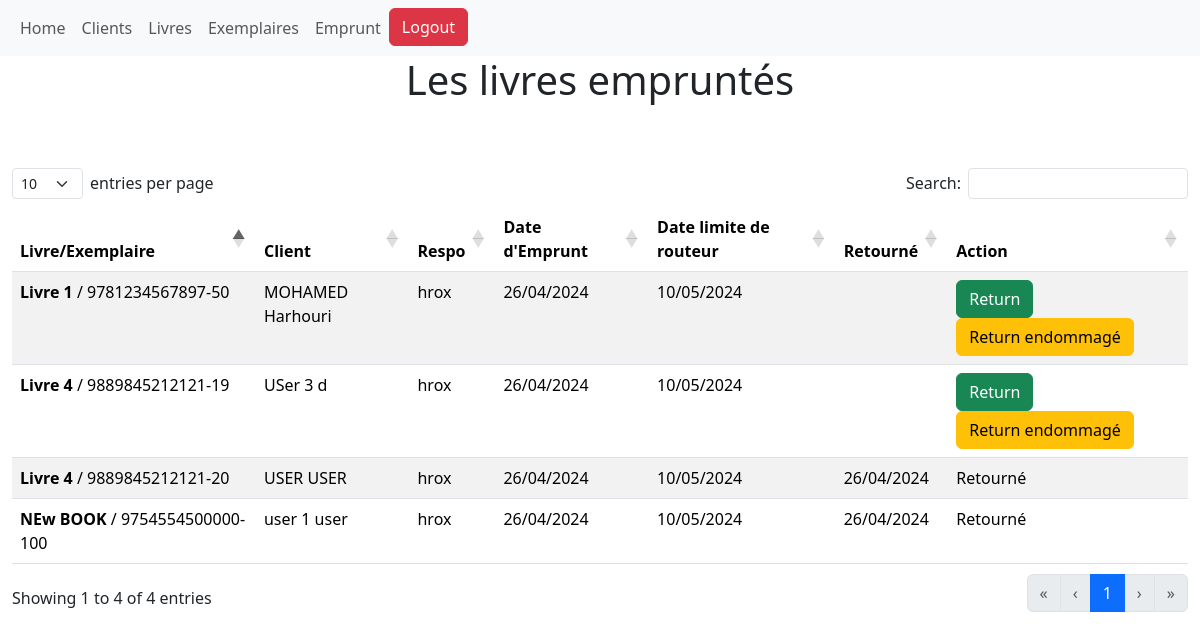
Page /Emprunt_hist/ (signed in) on the committed database.
### Lib_sys/models.py (models this page shows, shortened)
class Emprunt(models.Model):
    Exemplaire = models.ForeignKey('Exemplaire', on_delete=models.CASCADE)
    Client = models.ForeignKey('Client', on_delete=models.CASCADE)
    mUser = models.ForeignKey('mUser', on_delete=models.CASCADE)
    Date_emprunt = models.DateField(auto_now_add=True)
    Date_retourn =  models.DateField()
    Date_retourne = models.DateField(null=True, blank=True)

class Exemplaire(models.Model):
    STATUT_CHOICES = [('Disponible', 'Disponible'),
                    ('Perdu', 'Perdu'),
                    ('Endommagé', 'Endommagé'),
                    ('Prêté', 'Prêté')]
    livre = models.ForeignKey('Livre', on_delete=models.CASCADE)
    numero_exemplaire = models.CharField(max_length=100)
    statut = models.CharField(max_length=50, default='Disponible')
    def __str__(self):
        return f"<b>{self.livre.titre}</b> / {self.numero_exemplaire}"

class Livre(models.Model):
    LANGUE_CHOICES = [
        ('', 'Select langue'),
        ('AR','Arabe'),
        ('FR', 'Français'),
        ('EN', 'Anglais'),
        ('ES', 'Espagnol'),
        ('AUTRE', 'Autre'),
    ]
    titre = models.CharField(max_length=100)
    auteur = models.CharField(max_length=100)
    description = models.TextField()
    ISBN = models.CharField(max_length=13)
    langue = models.CharField(max_length=6, choices=LANGUE_CHOICES)
    number_exemplaires = models.PositiveBigIntegerField(default=0)
    quantite = models.PositiveIntegerField(default=0)
    pret = models.BooleanField(default=True)

class Client(models.Model):
    STATUT_CHOICES = [
        ('Active', 'Active'),
        ('Non active', 'Non active'),
        ('Banned', 'Banned'),
    ]
    nom = models.CharField(max_length=100)
    prenom = models.CharField(max_length=100)
    date_de_naissance = models.DateField()
    CNI = models.CharField(max_length=20)
    date_d_inscription = models.DateField(auto_now_add=True)
    date_validite = models.DateField(null=True, blank=True)
    statut = models.CharField(max_length=50, default="Active")
    def __str__(self):
        return f"{self.nom} {self.prenom}"

class mUser(AbstractUser):
    Identifient= models.CharField(max_length=20, unique=True, editable=False)

### Lib_sys/views.py (the view)
# urls.py: path('Emprunt_hist/', views.emps_hist , name="Emprunt_hist"),
@login_required
def emps_hist(request):
    emps = Emprunt.objects.all()
    return render(request, 'emprunt_hist.html', {'emps':emps})

### Lib_sys/templates/emprunt_hist.html (shortened to what this page needs)
{% extends "base.html" %}
{% block content %}
    <center><h1>Les livres empruntés</h1></center>
    <div class="container-fluid pt-5">
    <table id="myTable" class="table table-striped" style="width:100%">
        <thead>
            <tr>
                <th>Livre/Exemplaire</th>
                <th>Client</th>
                <th>Respo</th>
                <th>Date d'Emprunt</th>
                <th>Date limite de routeur</th>
                <th>Retourné</th>
                <th>Action</th>
            </tr>
        </thead>
    <tbody>
        {% for emp in emps %}
        <tr>
            <td id="row">{{emp.Exemplaire | safe}}</td>
            <td>{{emp.Client}}</td>
            <td>{{emp.mUser}}</td>
            <td>{{emp.Date_emprunt | date:"d/m/Y"}}</td>
            <td>{{emp.Date_retourn | date:"d/m/Y"}}</td>
            <td>{{emp.Date_retourne | date:"d/m/Y"}}</td>
            <td>
                {% if not emp.Date_retourne %}
                <a href="{% url 'return' emp.id %}?act=v"" class="btn btn-success">Return</a>
                <a href="{% url 'return' emp.id %}?act=endm" class="btn btn-warning">Return endommagé</a>
                {% else %}
                Retourné
                {% endif %}
            </td>
        </tr>
        {% endfor %}
    </tbody>
    </table>
</div>
{% endblock %}

### rows in the picture
Emprunt: Exemplaire "Livre 1 / 9781234567897-50", Client "MOHAMED Harhouri", mUser "hrox", Date_emprunt "26/04/2024", Date_retourn "10/05/2024", shows "Return"
Emprunt: Exemplaire "NEw BOOK / 9754554500000-100", Client "user 1 user", mUser "hrox", Date_emprunt "26/04/2024", Date_retourn "10/05/2024", Date_retourne "26/04/2024", shows "Retourné"
Emprunt: Exemplaire "Livre 4 / 9889845212121-20", Client "USER USER", mUser "hrox", Date_emprunt "26/04/2024", Date_retourn "10/05/2024", Date_retourne "26/04/2024", shows "Retourné"
Emprunt: Exemplaire "Livre 4 / 9889845212121-19", Client "USer 3 d", mUser "hrox", Date_emprunt "26/04/2024", Date_retourn "10/05/2024", shows "Return"
